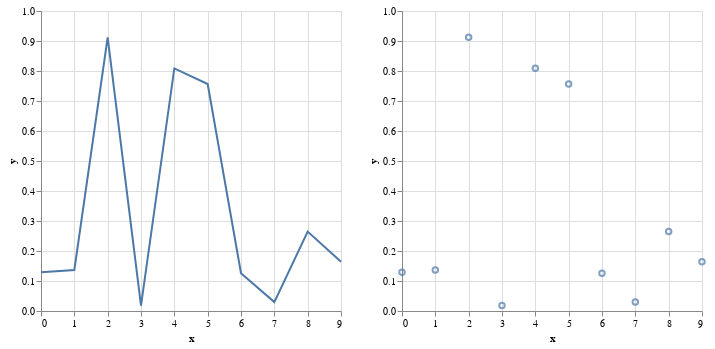

Notebook code cell kept with this figure:
### Markdown cell above
### Horizontális összefűzés

### Code cell
base.mark_line().properties(width=300) | base.mark_point().properties(width=300)

### Figure 1 — Vega-Lite specification as saved in the notebook (floating-point values rounded to 4 significant figures)
{"config": {"view": {"continuousWidth": 400, "continuousHeight": 300}}, "hconcat": [{"mark": "line", "encoding": {"x": {"type": "quantitative", "field": "x"}, "y": {"type": "quantitative", "field": "y"}}, "width": 300}, {"mark": "point", "encoding": {"x": {"type": "quantitative", "field": "x"}, "y": {"type": "quantitative", "field": "y"}}, "width": 300}], "data": {"name": "data-1fc64a7de67628126971eff2122be915"}, "$schema": "https://vega.github.io/schema/vega-lite/v4.8.1.json", "datasets": {"data-1fc64a7de67628126971eff2122be915": [{"x": 0, "y": 0.1291}, {"x": 1, "y": 0.1368}, {"x": 2, "y": 0.9123}, {"x": 3, "y": 0.01809}, {"x": 4, "y": 0.8088}, {"x": 5, "y": 0.7567}, {"x": 6, "y": 0.1259}, {"x": 7, "y": 0.02969}, {"x": 8, "y": 0.2648}, {"x": 9, "y": 0.1644}]}}
